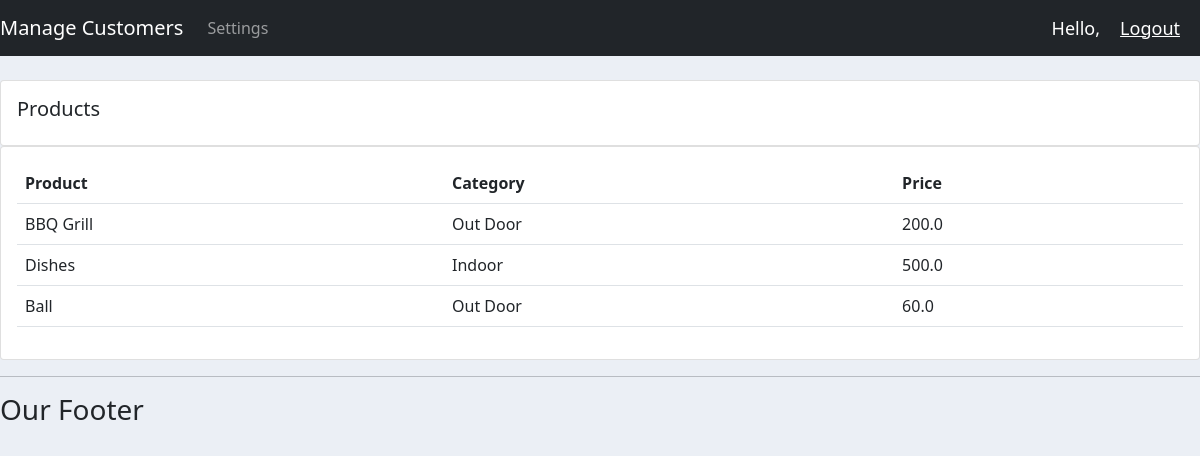
Screenshot of /products/ with the database file from the repository.
### accounts/models.py (models this page shows, shortened)
class Products(models.Model):
    CATEGORY=(
        ('Indoor', 'Indoor'),
        ('Out Door', 'Out Door'),
         )
    name= models.CharField(max_length=200, null=True)
    price=models.FloatField(null=True)
    category= models.CharField(max_length=200, null=True, choices=CATEGORY)
    description= models.CharField(max_length=200, null=True, blank=True)
    date_created= models.DateTimeField(auto_now_add=True, null=True)
    tag= models.ManyToManyField(Tag)

### accounts/views.py (the view)
# urls.py: path('products/', views.products, name="products"),
def products(request):
    products= Products.objects.all()
    return render(request, 'accounts/products.html', {'products':products})

### accounts/templates/accounts/products.html
{%  extends 'accounts/main.html' %}
{% block content %}
		<br>
		<div class="row">
			<div class="col-md">
				<div class="card card-body">
					<h5>Products</h5>
				</div>
				<div class="card card-body">
					<table class="table">
						<tr>
							<th>Product</th>
							<th>Category</th>
							<th>Price</th>
						</tr>
						{% for product in products %}
							<tr>
							<td>{{product.name}}</td>
							<td>{{product.category}}</td>
							<td>{{product.price}}</td>
							</tr>
						 {% endfor %}
					</table>
				</div>
			</div>
		</div>
{% endblock content %}

### static/css/main.css (style rules this page uses)
body { background-color: #ebeff5; }

### rows the page displays
Products: name "BBQ Grill", category "Out Door", price "200.0"
Products: name "Dishes", category "Indoor", price "500.0"
Products: name "Ball", category "Out Door", price "60.0"
